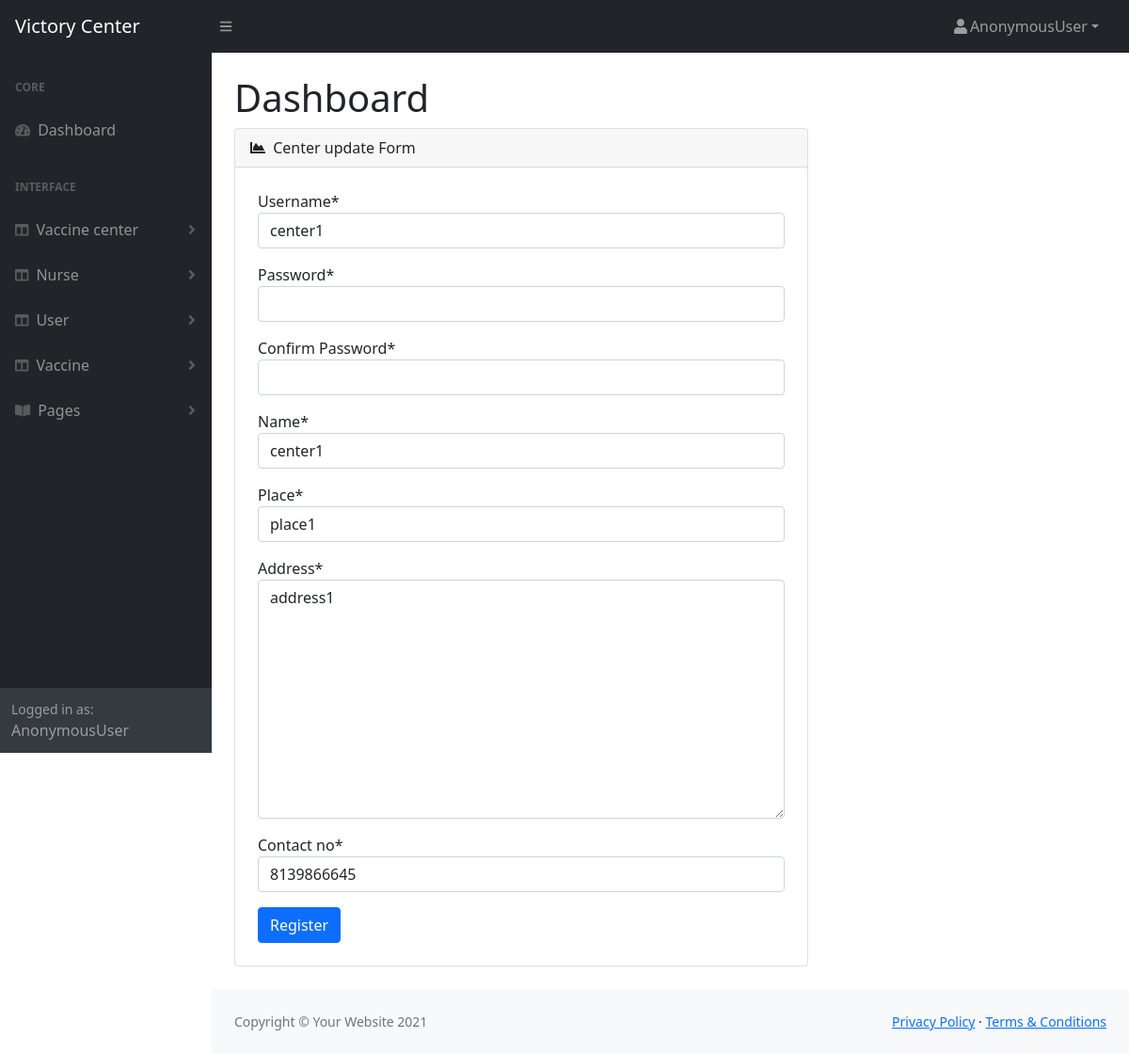
Screenshot of /center_update/2/ with the database file from the repository.
### vaccine_app/models.py (models this page shows, shortened)
class Login(AbstractUser):
    is_center = models.BooleanField(default=False)
    is_nurse = models.BooleanField(default=False)
    is_user = models.BooleanField(default=False)

class Center(models.Model):
    user = models.OneToOneField(Login, on_delete=models.CASCADE, related_name='center')
    name = models.CharField(max_length=50)
    place = models.CharField(max_length=50)
    address = models.TextField(max_length=50)
    contact_no = models.CharField(max_length=50)

### vaccine_app/admin_views.py (the view)
# urls.py: path('center_update/<int:id>/', admin_views.center_update, name='center_update'),
def center_update(request, id):
    c = Center.objects.get(id=id)
    l = Login.objects.get(center=c)
    if request.method == 'POST':
        form = CenterRegister(request.POST or None, instance=c)
        login_form = LoginRegister(request.POST or None, instance=l)
        if form.is_valid() and login_form.is_valid():
            form.save()
            login_form.save()
            messages.info(request, 'center updated successful')
            return redirect('center_view')
    else:
        form = CenterRegister(instance=c)
        login_form = LoginRegister(instance=l)
    return render(request, 'admin_temp/center_update.html', {'form': form, 'login_form': login_form})

### vaccine_app/forms.py
class CenterRegister(forms.ModelForm):
    class Meta:
        model = Center
        fields = ('name', 'place', 'address', 'contact_no')

class LoginRegister(UserCreationForm):
    username = forms.CharField()
    password1 = forms.CharField(label='Password', widget=forms.PasswordInput)
    password2 = forms.CharField(label='Confirm Password', widget=forms.PasswordInput)
    class Meta:
        model = Login
        fields = ('username', 'password1', 'password2')

### templates/admin_temp/center_update.html (shortened to what this page needs)
{% extends 'admin_temp/admin_home.html' %}
{% load crispy_forms_tags %}
{% block content %}
<div class="col-xl-8">
                                <div class="card mb-4">
                                    <div class="card-header">
                                        <i class="fas fa-chart-area me-1"></i>
                                        Center update Form
                                    </div>
                                    <form method="post">
                                    <div class="d-grid gap-3 p-4">
                                    {{login_form|crispy}}
                                        {{form|crispy}}
                                        <div class="d-grid gap-3 d-md-block">
                                            <button type="submit" class="btn btn-primary">Register</button>
                                        </div>
                                    </div>
                                    </form>
                                </div>
                            </div>
{% endblock %}

### rows the page displays
Login: username "center1"
Center: name "center1", place "place1", address "address1", contact_no "8139866645"

### other values shown
{{ request.user }} "AnonymousUser"
